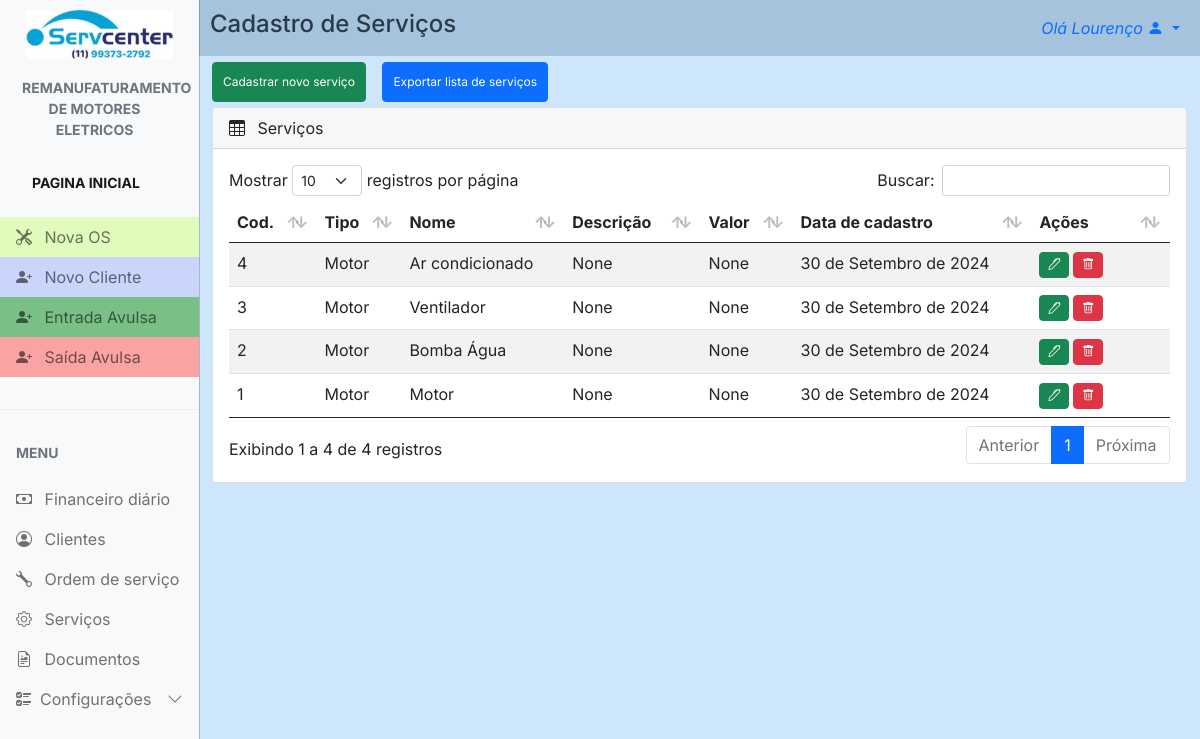
Page /services/ (signed in) on the committed database.
### config/models.py (models this page shows, shortened)
class Config(models.Model):
    nome_empresa = models.CharField(max_length=100, blank=True, null=True)
    nome_fantasia = models.CharField(max_length=100, blank=True, null=True)
    responsavel = models.CharField(max_length=100, blank=True, null=True)
    atividade = models.CharField(max_length=100, blank=True, null=True)
    cnpj = models.CharField(max_length=20, blank=True, null=True)
    endereco = models.CharField(max_length=100, blank=True, null=True)
    numero = models.CharField(max_length=10, blank=True, null=True)
    bairro = models.CharField(max_length=50, blank=True, null=True)
    cidade = models.CharField(max_length=50, blank=True, null=True)
    estado = models.CharField(max_length=2, blank=True, null=True)
    cep = models.CharField(max_length=10, blank=True, null=True)
    logo1 = models.ImageField(upload_to='logos', blank=True, null=True)
    logo2 = models.ImageField(upload_to='logos', blank=True, null=True)
    obs = models.TextField(blank=True, null=True)
    data = models.DateField(blank=True, null=True)
    telefone = models.CharField(max_length=20, blank=True, null=True)
    whatsapp = models.CharField(max_length=20, blank=True, null=True)

### services/models.py (models this page shows, shortened)
class Services(models.Model):
    cod = models.AutoField(primary_key=True)
    tipo = models.CharField(max_length=20, default="Pessoa Física")
    nome = models.CharField(max_length=50)
    descr = models.CharField(max_length=50, null=True, blank=True)
    valor = models.CharField(max_length=20, null=True, blank=True)
    obs = models.CharField(max_length=50, null=True, blank=True)
    data_cadastro = models.DateField(auto_now_add=True, blank=True)
    foto = models.ImageField(upload_to="foto_cliente", null=True, blank=True)

### services/views.py (the view)
# urls.py: path('services/', include("services.urls")),
@login_required
def services(request):
    if request.method == "GET":
        serv = Services.objects.all()
        return render(request, 'services.html', {'serv': serv})

### config/context_processors.py (called while the page is built)
def conf(request):
    logo = Config.objects.all().first
    return {'logo': logo}

### servcenter/context_processors.py (called while the page is built)
def project_settings(request):
    config = Config.objects.first()
    return {
        'config': config,
    }

### services/templates/services.html (shortened to what this page needs)
{% extends "main.html" %} {% load static %} {% block 'head' %}
<link rel="stylesheet" href="{% static 'css/main.css' %}" />
<link rel="stylesheet" href="{% static 'clients/css/clients.css' %}" />
{% endblock %} {% block 'main' %}
<div class="row">
  <div id="cad_cli_tit">
    <a>Cadastro de Serviços</a>
  </div>
  <div class="actions_bar">
    <a href="{% url 'new_services' %}" id="btn_nc" type="button" class="btn btn-success">
      Cadastrar novo serviço
    </a>
    <a href="{% url 'services_xlr' %}" id="btn_ac" type="button" class="btn btn-primary">
      Exportar lista de serviços
    </a>
  </div>
  <div class="col-md-12 mb-3">
    <div class="card">
      <div class="card-header">
        <span><i class="bi bi-table me-2"></i></span> Serviços
      </div>
      <div class="card-body">
        <div id="table_cli" class="table-responsive">
          <table
            id="example"
            class="table table-striped data-table"
            style="width: 100%"
          >
            <thead>
              <tr>
                <th>Cod.</th>
                <th>Tipo</th>
                <th>Nome</th>
                <th>Descrição</th>
                <th>Valor</th>
                <th>Data de cadastro</th>
                <th id="acoes_th">Ações</th>
              </tr>
            </thead>
            <tbody>
              {% for services in serv %}
              <tr>
                <td>{{ services.cod }}</td>
                <td>{{ services.tipo }}</td>
                <td>{{ services.nome }}</td>
                <td>{{ services.descr }}</td>
                <td>{{ services.valor }}</td>
                <td>{{ services.data_cadastro }}</td>
                <th>
                  <a href="{% url 'edit_services' services.cod %}" id="btn_ap" type="button" class="btn btn-success">
                    <i class="bi bi-pen"></i>
                  </a>
                  <a href="{% url 'del_services' services.cod %}" id="btn_ap" type="button" class="btn btn-danger delete">
                    <i class="bi bi-trash"></i>
                </th>
              </tr>
              {% endfor %}
            </tbody>
          </table>
        </div>
      </div>
    </div>
  </div>
</div>
{% endblock%}

### templates/main.html (shortened to what this page needs)
{% load static %}
<!DOCTYPE html>
<html lang="en">
  <head>
    <link rel="stylesheet" href="{% static 'css/bootstrap.min.css'%}" />
    <link
      rel="stylesheet"
      href="https://cdn.jsdelivr.net/npm/bootstrap-icons@1.4.1/font/bootstrap-icons.css"
    />
    <link rel="stylesheet" href="{% static 'css/dataTables.bootstrap5.min.css' %}" />
    <link rel="stylesheet" href="{% static 'css/main.css' %}" />
    {% block 'head' %}{% endblock %}
  </head>
  <body>
    <div
      class="offcanvas offcanvas-start sidebar-nav bg-light"
      tabindex="-1"
      id="sidebar"
    >
      <div class="offcanvas-body p-0">
        <nav class="navbar-light">
          <ul class="navbar-nav">
            <li>
              <div class="text-muted small fw-bold text-uppercase px-3">
                <a href="{% url 'dashboard' %}">
                  {% if config.logo1 %}
                    <img id="logo" src="{{ config.logo1.url }}" alt="logo" />
                  {% else %}
                    <p>No logo available</p>
                  {% endif %}
                </a>
              </div>
            </li>
            <li id="tit_motores">
              <a href="{% url 'dashboard' %}" class="nav-link px-3 active">
                <div class="text-muted small fw-bold text-uppercase px-3 mb-3">
                  {{config.atividade}}
                </div>
              </a>
            </li>
            <li>
              <div class="text-muted small fw-bold text-uppercase px-3 mb-3">
                <a href="{% url 'dashboard' %}" class="nav-link px-3 active">Pagina Inicial</a>
              </div>
            </li>
            <li>
              <a id="n_os" href="{% url 'new_work_order' %}" class="nav-link px-3">
                <span class="me-2"><i class="bi bi-tools"></i></span>
                <span>Nova OS</span>
              </a>
            </li>
            <li>
              <a id="n_cli" href="{% url 'new_client' %}" class="nav-link px-3">
                <span class="me-2"><i class="bi bi-person-plus-fill"></i></span>
                <span>Novo Cliente</span>
              </a>
            </li>
            <li>
              <a id="in" href="{% url 'new_finance' %}" class="nav-link px-3">
                <span class="me-2"><i class="bi bi-person-plus-fill"></i></span>
                <span>Entrada Avulsa</span>
              </a>
            </li>
            <li>
              <a id="out" href="{% url 'new_finance_out' %}" class="nav-link px-3">
                <span class="me-2"><i class="bi bi-person-plus-fill"></i></span>
                <span>Saída Avulsa</span>
              </a>
            </li>
            <li class="my-4"><hr class="dropdown-divider bg-light" /></li>
            <li>
              <div class="text-muted small fw-bold text-uppercase px-3 mb-3">
                Menu
              </div>
            </li>
            {% if user.is_superuser %}
              <li>
                  <a href="{% url 'finance' %}" class="nav-link px-3">
                      <span class="me-2"><i class="bi bi-cash"></i></span>
                      <span>Financeiro</span>
                  </a>
              </li>
            {% else %}
                <li>
                    <a href="{% url 'finance' %}" class="nav-link px-3">
                        <span class="me-2"><i class="bi bi-cash"></i></span>
                        <span>Financeiro diário</span>
                    </a>
                </li>
            {% endif %}
            <li>
              <a href="{% url 'clients' %}" class="nav-link px-3">
                <span class="me-2"><i class="bi bi-person-circle"></i></span>
                <span>Clientes</span>
              </a>
            </li>
            <li>
              <a href="{% url 'work_order' %}" class="nav-link px-3">
                <span class="me-2"><i class="bi bi-wrench"></i></span>
                <span>Ordem de serviço</span>
              </a>
            </li>
            <li>
              <a href="{% url 'services' %}" class="nav-link px-3">
                <span class="me-2"><i class="bi bi-gear"></i></span>
                <span>Serviços</span>
              </a>
            </li>
            <li>
              <a href="{% url 'documents' %}" class="nav-link px-3">
                <span class="me-2"><i class="bi bi-file-earmark-richtext"></i></span>
                <span>Documentos</span>
              </a>
            </li>
            <li>
              <a
                class="nav-link px-3 sidebar-link"
                data-bs-toggle="collapse"
                href="#layouts"
              >
                <span class="me-2"><i class="bi bi-ui-checks"></i></span>
                <span>Configurações</span>
                <span class="ms-auto">
                  <span class="right-icon">
                    <i class="bi bi-chevron-down"></i>
                  </span>
                </span>
              </a>
            </li>
          </ul>
        </nav>
      </div>
    </div>
    <nav class="navbar navbar-expand-lg" id="top_nav">
      <div  class="container-fluid">
        <div class="collapse navbar-collapse" id="topNavBar">
          <ul class="navbar-nav">
            <li class="nav-item dropdown">
              <a
                class="nav-link dropdown-toggle ms-2"
                href="#"
                role="button"
                data-bs-toggle="dropdown"
                aria-expanded="false"
              >
                <i>Olá {{request.user.first_name}}</i>
                <i class="bi bi-person-fill"></i>
              </a>
            </li>
          </ul>
        </div>
      </div>
    </nav>
    {% block 'main' %} {% endblock %}
  </body>
</html>

### templates/static/css/main.css (style rules this page uses)
body, button { font-family: "Inter", sans-serif; margin: 0; padding: 0; background: rgba(91, 170, 244, 0.293); }
:root { --offcanvas-width: 200px; --topNavbarHeight: 0px; }
#logo { padding: 10px; max-width: 100%; }
#n_os { background: rgba(172, 255, 47, 0.303); }
#n_cli { background: rgba(47, 95, 255, 0.234); }
#in { background-color: #2a9c3d9c; }
#out { background-color: #fa6c6c9a; }
#tit_motores { text-align: center; margin-left: -10px; }
.sidebar-nav { width: var(--offcanvas-width); }
.sidebar-link { display: flex; align-items: center; }
.sidebar-link .right-icon { display: inline-flex; }
#top_nav { background: rgba(65, 109, 150, 0.293); }
@media (min-width: 992px) { body { overflow: auto !important; } }
@media (min-width: 992px) { .sidebar-nav { -webkit-transform: none; transform: none; visibility: visible !important; height: calc(100% - var(--topNavbarHeight)); top: var(--topNavbarHeight); } }
@media (min-width: 992px) { #cad_cli_tit { margin-top: -50px; } }

### templates/static/clients/css/clients.css (style rules this page uses)
.row { margin-left: 0px; margin-right: 0px; padding: 0; }
#cad_cli_tit { margin-top: 0px; font-size: 2vh; font-weight: 500; margin-left: 10px; }
#btn_nc, #btn_ac { font-size: 1vh; margin: 0px 0px 5px 12px; }
#btn_ed, #btn_ap, #btn_wz { width: 20px; font-size: 1vh; padding: 3px; justify-content: center; }
#table_cli { font-size: 1.5vh; width: auto; }
.actions_bar { padding: 0px; }
#acoes_th { min-width: 60px; }
@media (min-width: 992px) { .row { margin-left: 200px; margin-right: 1.5px; } }
@media (min-width: 992px) { #cad_cli_tit { margin-top: -50px; font-size: 3vh; font-weight: 500; border: 0; padding: 0; margin-bottom: 20px; } }
@media (min-width: 992px) { #btn_nc, #btn_ac { padding: 10px; font-size: 1.5vh; margin: 0px 0px 5px 12px; } }
@media (min-width: 992px) { #btn_ed, #btn_ap, #btn_wz { width: 30px; font-size: 1.5vh; padding: 3px; } }
@media (min-width: 992px) { #table_cli { font-size: 2vh; } }
@media (min-width: 992px) { #acoes_th { width: 100px; } }

### rows in the picture
Config: logo1 (picture), atividade "REMANUFATURAMENTO DE MOTORES ELETRICOS"
Services: cod "1", tipo "Motor", nome "Motor", descr "None", valor "None", data_cadastro "30 de Setembro de 2024"
Services: cod "2", tipo "Motor", nome "Bomba Água", descr "None", valor "None", data_cadastro "30 de Setembro de 2024"
Services: cod "3", tipo "Motor", nome "Ventilador", descr "None", valor "None", data_cadastro "30 de Setembro de 2024"
Services: cod "4", tipo "Motor", nome "Ar condicionado", descr "None", valor "None", data_cadastro "30 de Setembro de 2024"

### other values in the picture
{{ request.user.first_name }} "Lourenço"
